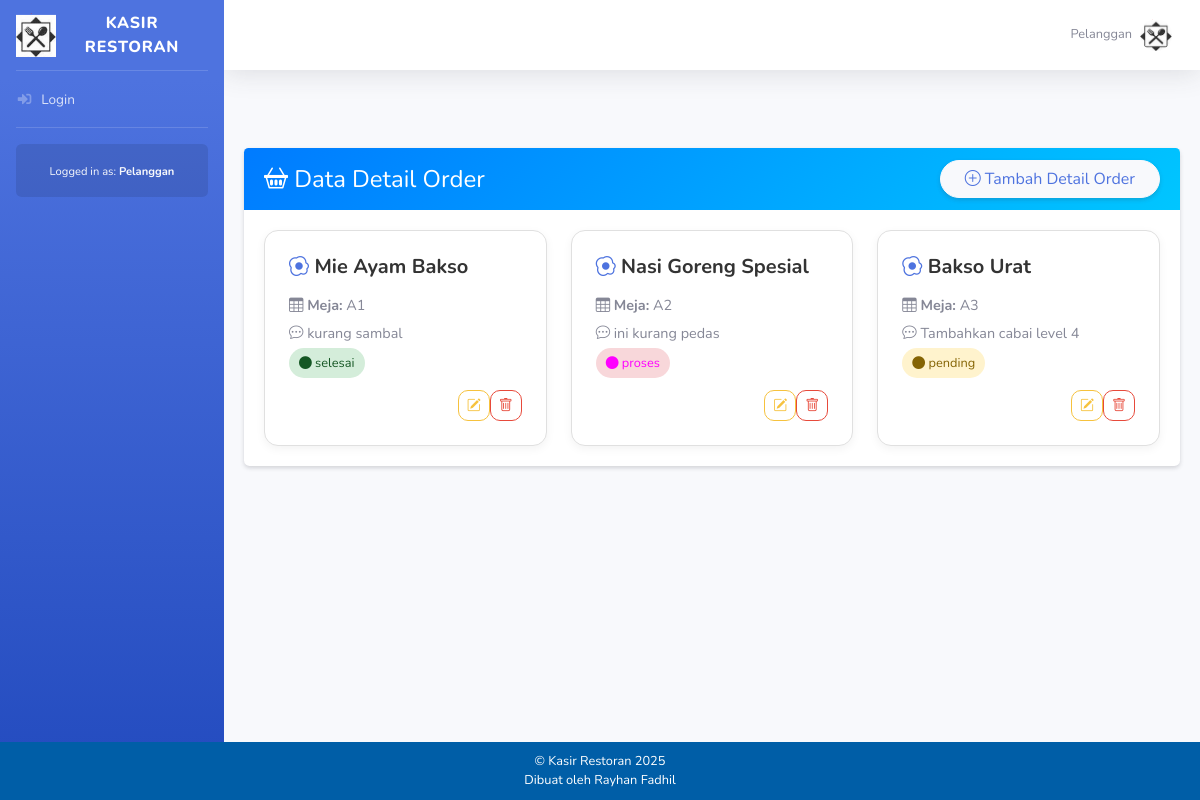
Page /backend/pages/detail_order/index.php (signed in) on the committed database.
### tables this page shows
CREATE TABLE `detail_order` (
  `id_detail_order` int NOT NULL,
  `id_order` varchar(255) NOT NULL,
  `id_masakan` varchar(255) NOT NULL,
  `keterangan` text NOT NULL,
  `status_detail_order` varchar(255) NOT NULL
);

CREATE TABLE `masakan` (
  `id_masakan` int NOT NULL,
  `nama_masakan` varchar(255) NOT NULL,
  `harga` decimal(10,2) NOT NULL,
  `status_masakan` varchar(255) NOT NULL,
  `gambar_masakan` text NOT NULL,
  `deskripsi_makanan` varchar(255) NOT NULL
);

CREATE TABLE `order` (
  `id_order` int NOT NULL,
  `no_meja` varchar(255) NOT NULL,
  `tanggal` date NOT NULL,
  `id_user` int NOT NULL,
  `keterangan` varchar(255) NOT NULL,
  `status_order` varchar(255) NOT NULL
);

### backend/pages/detail_order/index.php (the view, shortened to what this page needs)
<?php
include '../../partials/header.php';
include '../../partials/sidebar.php';
include '../../partials/navbar.php';
include '../../config/connaction.php';
$query = "
SELECT
    d.id_detail_order,
    d.keterangan,
    d.status_detail_order,
    o.no_meja,
    m.nama_masakan
FROM detail_order d
LEFT JOIN `order` o ON d.id_order = o.id_order
LEFT JOIN masakan m ON d.id_masakan = m.id_masakan
ORDER BY d.id_detail_order ASC
";
$result = mysqli_query($connect, $query);
?>
<link href="https://cdn.jsdelivr.net/npm/bootstrap-icons@1.10.5/font/bootstrap-icons.css" rel="stylesheet">
<div class="container-fluid main-content">
    <div class="row">
        <div class="col-12 px-2 py-2">
            <div class="card border-0 shadow-sm rounded-4">
                <div class="card-header border-0 d-flex justify-content-between align-items-center">
                    <h4 class="mb-0">
                        <i class="bi bi-basket2 me-2"></i> Data Detail Order
                    </h4>
                    <a href="./create.php" class="btn btn-light text-primary fw-bold rounded-pill px-4 shadow-sm">
                        <i class="bi bi-plus-circle me-1"></i> Tambah Detail Order
                    </a>
                </div>
                <div class="card-body">
                    <div class="row g-4">
                        <?php
                        if (mysqli_num_rows($result) > 0):
                            while ($item = mysqli_fetch_assoc($result)):
                                $status = strtolower($item['status_detail_order'] ?? '');
                        ?>
                        <div class="col-md-6 col-lg-4">
                            <div class="order-card p-4 h-100">
                                <h5 class="mb-3">
                                    <i class="bi bi-egg-fried  text-primary me-2"></i>
                                    <?= htmlspecialchars($item['nama_masakan'] ?? '-') ?>
                                </h5>
                                <p class="order-info">
                                    <i class="bi bi-table me-2 text-secondary"></i>
                                    <strong>Meja:</strong> <?= htmlspecialchars($item['no_meja'] ?? '-') ?>
                                </p>
                                <p class="order-info">
                                    <i class="bi bi-chat-dots me-2 text-secondary"></i>
                                    <?= htmlspecialchars($item['keterangan'] ?? '-') ?>
                                </p>
                                <span class="badge-status <?= $status ?>">
                                    <i class="bi bi-circle-fill me-1"></i>
                                    <?= htmlspecialchars($item['status_detail_order'] ?? '-') ?>
                                </span>
                                <div class="d-flex justify-content-end mt-3 action-btns">
                                    <a href="./edit.php?id=<?= $item['id_detail_order'] ?>"
                                       class="btn btn-sm btn-outline-warning me-2" title="Edit">
                                        <i class="bi bi-pencil-square"></i>
                                    </a>
                                    <a href="../../actions/detail_order/destroy.php?id=<?= $item['id_detail_order'] ?>"
                                       class="btn btn-sm btn-outline-danger"
                                       onclick="return confirm('Yakin ingin menghapus detail order ini?')"
                                       title="Hapus">
                                        <i class="bi bi-trash"></i>
                                    </a>
                                </div>
                            </div>
                        </div>
                        <?php
                            endwhile;
                        endif; ?>
                    </div>
                </div>
            </div>
        </div>
    </div>
</div>
<?php
include '../../partials/footer.php';
include '../../partials/script.php';
?>

### backend/pages/detail_order/index.php (style rules this page uses)
.main-content { margin-top: 70px; margin-bottom: 30px; }
@media (min-width: 992px) { .main-content { margin-left: 0px; } }
.card-header { background: linear-gradient(135deg, #007bff, #00c6ff); color: white !important; font-weight: bold; }
.order-card { border: 1.5px solid #e0e0e0; border-radius: 14px; background: #fff; transition: 0.3s; box-shadow: 0px 3px 10px rgba(0,0,0,0.05); overflow: hidden; }
.order-card h5 { font-weight: 700; color: #333; }
.order-info { font-size: 0.9rem; margin-bottom: 6px; }
.badge-status { font-size: 0.8rem; padding: 6px 10px; border-radius: 20px; }
.badge-status.pending { background: #fff3cd; color: #856404; }
.badge-status.selesai { background: #d4edda; color: #155724; }
.badge-status.proses { background: #f8d7da; color: #ff00ff; }
.action-btns a { border-radius: 10px; }

### rows in the picture
detail_order: id_masakan.nama_masakan "Mie Ayam Bakso", id_order.no_meja "A1", keterangan "kurang sambal", status_detail_order "selesai"
detail_order: id_masakan.nama_masakan "Nasi Goreng Spesial", id_order.no_meja "A2", keterangan "ini kurang pedas", status_detail_order "proses"
detail_order: id_masakan.nama_masakan "Bakso Urat", id_order.no_meja "A3", keterangan "Tambahkan cabai level 4", status_detail_order "pending"

### other values in the picture
$menu['label'] "Login"
$role "Pelanggan"
$role_name "Pelanggan"
